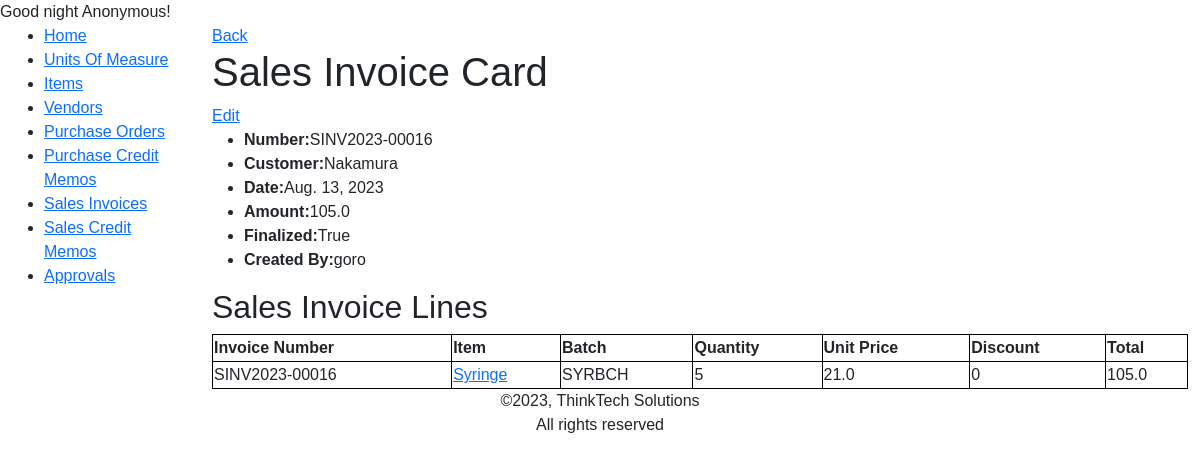
The app's page /inventory/invoice-detail/SINV2023-00016/, older data.
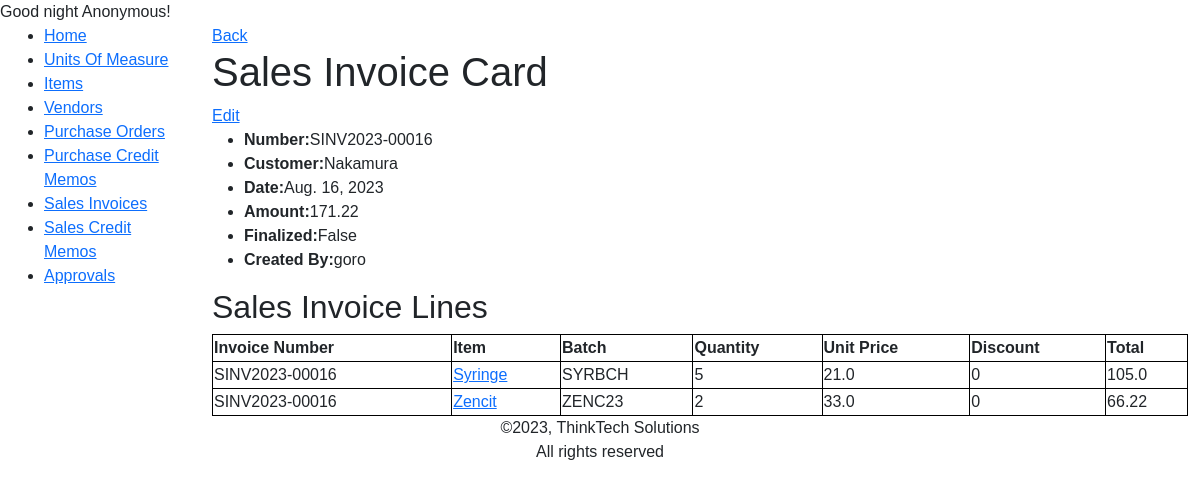
The same page, newer data.
### inventory/models.py (models this page shows, shortened)
class SalesHeader(models.Model):
    number = SalesInvoice(primary_key=True,editable=False)
    customer = models.CharField(max_length=200)
    date = models.DateField(auto_now=True)
    amount = models.FloatField(editable=False, default=0)
    finalize = models.BooleanField(default=True)
    created_by = models.ForeignKey('auth.User', blank=True, null=True, default=None, on_delete=models.PROTECT, related_name='sales', related_query_name='sales',editable=False)
    def __str__(self) -> str:
        return self.number
    class Meta:
        verbose_name_plural = 'Sales Invoices'
        ordering = ["number"]

class SalesLines(models.Model):
    number = models.ForeignKey(SalesHeader, on_delete=models.CASCADE, related_name='lines', related_query_name='lines')
    item = models.ForeignKey(Item, on_delete=models.PROTECT, related_name='invoices', related_query_name='invoices')
    batch = models.CharField(max_length=100, null=True)
    quantity = models.PositiveIntegerField()
    lpo = models.ForeignKey(ItemEntry, on_delete=models.PROTECT, related_name='sales', related_query_name='sales',  null=True)
    unit_price = models.FloatField(editable=False)
    total = models.FloatField(editable=False)
    discount = models.PositiveSmallIntegerField(validators=[MaxValueValidator(100)], default=0, help_text="Allowed Precentage Discount")

class Item(models.Model):
    code = models.CharField('Item Code', max_length=20, primary_key=True)
    description = models.CharField(max_length=200)
    unit = models.ForeignKey(Unit, on_delete=models.CASCADE, related_name='Items', related_query_name='Items')
    created_by = models.ForeignKey(User, on_delete=models.PROTECT, related_name='useritems', related_query_name='useritems')
    def __str__(self) -> str:
        return self.description
    class Meta:
        verbose_name_plural = 'Items'
        ordering = ["code"]

### inventory/views.py (the view)
# urls.py: path('invoice-detail/<str:pk>/', views.SalesInvoiceDetailView.as_view(), name='invoice-detail'),
class SalesInvoiceDetailView(generic.DetailView, LoginRequiredMixin):
    model = SalesHeader
    paginate_by = 25

### inventory/templatetags/custom_filters.py (called while the page is built)
@register.filter
def greeting(value):
    current_time = datetime.now().time()
    current_hour = current_time.hour
    if 5 <= current_hour < 12:
        time_category = "morning"
    elif 12 <= current_hour < 17:
        time_category = "afternoon"
    elif 17 <= current_hour < 20:
        time_category = "evening"
    else:
        time_category = "night"
    return f"Good {time_category}"

### inventory/templates/inventory/salesheader_detail.html (shortened to what this page needs)
{% extends "inventory/base.html" %}
{% block content %}
    <a href="{% url 'inventory:invoices' %}">Back</a>
    <h1>Sales Invoice Card</h1>
    <a href="{% url 'inventory:invoice-update' salesheader.number %}">Edit</a>
    <ul>
        <li><strong>Number:</strong>{{salesheader.number}}</li>
        <li><strong>Customer:</strong>{{salesheader.customer}}</li>
        <li><strong>Date:</strong>{{salesheader.date}}</li>
        <li><strong>Amount:</strong>{{salesheader.amount}}</li>
        <li><strong>Finalized:</strong>{{salesheader.finalize}}</li>
        <li><strong>Created By:</strong>{{salesheader.created_by}}</li>
    </ul>
    <h2>Sales Invoice Lines</h2>
    <table>
        <tr>
            <th>Invoice Number</th>
            <th>Item</th>
            <th>Batch</th>
            <th>Quantity</th>
            <th>Unit Price</th>
            <th>Discount</th>
            <th>Total</th>
        </tr>
        {% for line in salesheader.lines.all %}
        <tr>
            <td>{{line.number}}</td>
            <td><a href="{% url 'inventory:item-detail' line.item_id %}">{{line.item}}</a></td>
            <td>{{line.batch}}</td>
            <td>{{line.quantity}}</td>
            <td>{{line.unit_price}}</td>
            <td>{{line.discount}}</td>
            <td>{{line.total}}</td>
        </tr>
        {% endfor %}
    </table>
{% endblock %}

### inventory/templates/inventory/base.html (shortened to what this page needs)
{% load static %}
<!DOCTYPE html>
<html lang="en">
  <head>
    <link
      href="https://cdn.jsdelivr.net/npm/bootstrap@5.1.3/dist/css/bootstrap.min.css"
      rel="stylesheet"
 />
    <link rel="stylesheet" href="{% static 'inventory/styles.css' %}" />
  </head>
  <body>
    {% load custom_filters %}
      {% if user.is_authenticated%}<span>{{"User"|greeting}} {{user.username| title }}</span>{% else %}<span>{{"User"|greeting}} Anonymous!</span>{% endif %}
       <div class="container-fluid">
      <div class="row">
        <div class="col-sm-2">
          {% block sidebar %}
            <ul class="sidebar-nav">
              <li><a href="{% url 'inventory:index' %}">Home</a></li>
              <li><a href="{%url 'inventory:units' %}">Units Of Measure</a></li>
              <li><a href="{% url 'inventory:items' %}">Items</a></li>
              <li><a href="{% url 'inventory:vendors' %}">Vendors</a></li>
              <li><a href="{% url 'inventory:purchaseorders' %}">Purchase Orders</a></li>
              <li><a href="{% url 'inventory:purchasememos' %}">Purchase Credit Memos</a></li>
              <li><a href="{% url 'inventory:invoices' %}">Sales Invoices</a></li>
              <li><a href="{% url 'inventory:salesmemos' %}">Sales Credit Memos</a></li>
              <li><a href="{% url 'inventory:approvals' %}">Approvals</a></li>
            </ul>
          {% endblock %}
        </div>
        <div class="col-sm-10 ">{% block content %}{% endblock %}</div>
      </div>
    </div>
  </body>
  <footer><center>&copy;{% now 'Y' %}, ThinkTech Solutions<br>All rights reserved</center></footer>
</html>

### inventory/static/inventory/styles.css (style rules this page uses)
body { font-family: Arial, Helvetica, sans-serif; }
table, th, td { border: 1px solid black; border-collapse: collapse; }
table { width:100%; }

Row changes from the older to the newer data that the page shows:
changed SalesHeader "SINV2023-00016": date "Aug. 13, 2023" → "Aug. 16, 2023"; amount "105.0" → "171.22"; finalize "True" → "False"
added SalesLines: number "SINV2023-00016", item "Zencit", batch "ZENC23", quantity "2", unit_price "33.0", discount "0", total "66.22"
